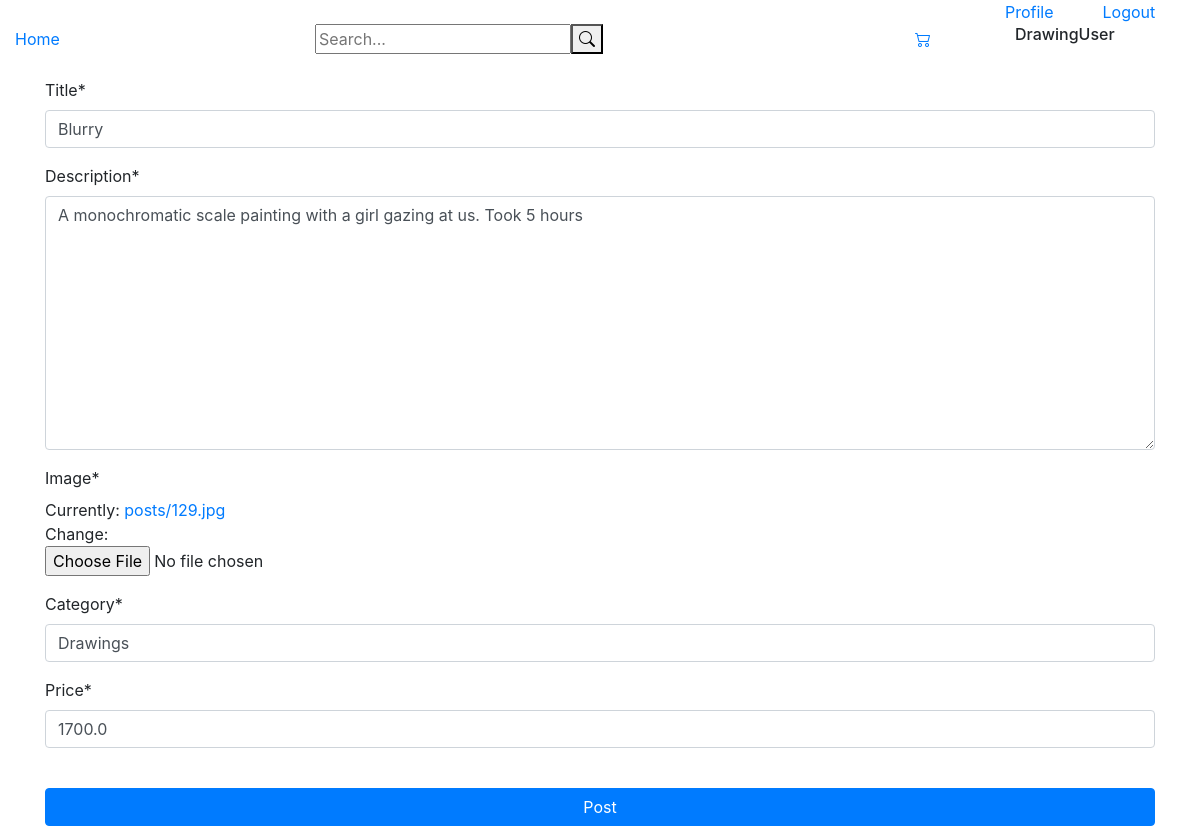
The app's page /posts/34/update/ (signed in) with its own data.
### posts/models.py (models this page shows, shortened)
class Post(models.Model):
    user  = models.ForeignKey(User, on_delete=models.CASCADE)
    title = models.CharField(max_length=100)
    description = models.TextField(max_length=200)
    image = models.ImageField(upload_to="posts/")
    date = models.DateTimeField(auto_now_add=True)
    category = models.ForeignKey(Categories,on_delete=models.CASCADE,related_name='categories')
    slug = models.SlugField(max_length=100)
    price = models.FloatField()

### posts/views.py (the view, shortened to what this page needs)
# urls.py: path('posts/<int:pk>/update/',UpdatePostView.as_view(),name = "post-update"),
class UpdatePostView(LoginRequiredMixin,UserPassesTestMixin,UpdateView):
    model = Post
    form_class = CreatePost
    def test_func(self):
        post = self.get_object()
        if self.request.user == post.user:
            return True
        return False

### posts/forms.py
class CreatePost(forms.ModelForm):
    class Meta:
        model = Post
        fields = ['title','description','image','category','price']

### posts/models.py (called while the page is built)
    def __str__(self):
        return self.name

### posts/templates/posts/post_form.html (shortened to what this page needs)
{% extends 'index.html' %}
{% load crispy_forms_tags %}
{% block content %}
<div class="post-section container">
  <form method="post" class="post-form" enctype="multipart/form-data">
      {{form|crispy}}
      <br>
    <input type="submit" value="Post" class="btn btn-primary btn-block">
  </form>
</div>
{% endblock %}

### templates/nav-bar.html (shortened to what this page needs)
<div class="container-fluid">
    <div class="row   menu">
        <div class="col-12 d-flex justify-content-end">
            {% if user.is_authenticated %}
            <a class="col-1 menu-items" href="{% url 'users:profile' %}">Profile</a>
            <a class="col-1 menu-items" href=" {% url 'users:logout' %}">Logout</a>
            {% else %}
            <a class="col-1 menu-items" href=" {% url 'users:login' %} ">Login</a>
            <a class="col-1 menu-items" href="{% url 'users:register' %}">Signup</a>
            {% endif %}
            </div>
    </div>
    <div class="row justify-content-end bottom-row align-items-center">
        <div class="col-3 logo">
            <a class="logo-items" href="/">Home</a>
        </div>
        <div class="col-6 search-bar">
            <form action="{% url 'posts:search' %}" method="get">
                <input name="q" type="text" placeholder="Search..."><button type="submit"><i class="bi bi-search"></i></button>
            </form>
        </div>
        <div class="col-1 cart">
            <a href="{% url 'cart:order-summary' %}"><i class="bi bi-cart2"></i></a>
        </div>
        <div class="col-2">
            {% if user.is_authenticated %}
                <h6>{{user.username}}</h6>
            {% endif %}
        </div>
    </div>
</div>

### records on screen
Post: title "Blurry", description "A monochromatic scale painting with a girl gazing at us. Took 5 hours", category "Drawings", price "1700.0"

### other values on screen
{{ user.username }} "DrawingUser"
